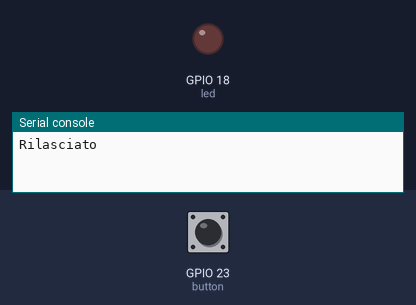
A program run on a simulated ESP32 board running MicroPython. On the bench: output pins drawn as LEDs (lit = HIGH), the last lines printed to the serial console. Wiring (from the project's diagram.json): red LED on GPIO 18, blue button on GPIO 23. Inputs (shaded band) come from the test bench; at power-on: GPIO 23 (button) HIGH.

Above: at 1.2 s.
1.3 s: GPIO 23 (button) pulled LOW for 0.15 s
At 1.38 s:
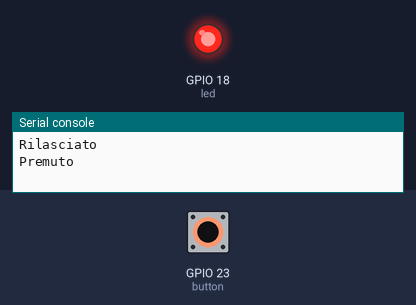
2.9 s: GPIO 23 (button) pulled LOW for 3.2 s
At 7.5 s:
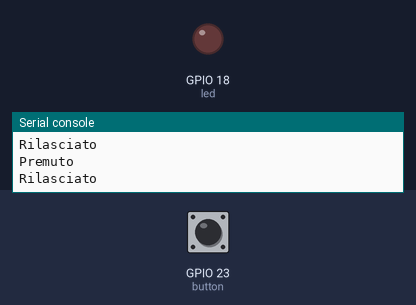
Timing chart, 0 to 9.0 s (numbered marks = the images above; inputs shaded):
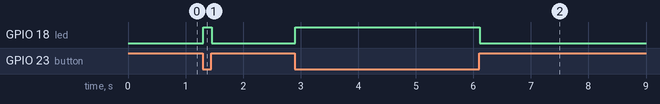

Measured:
- after the input at 1.3 s, GPIO 18 (led): LOW → HIGH at once, → LOW 0.15 s later
- after the input at 2.9 s, GPIO 18 (led): LOW → HIGH at once, → LOW 3.2 s later

The program:

main.py
```python
from machine import Pin
from time import sleep_ms

led = Pin(18, Pin.OUT, value=0)
button = Pin(23, Pin.IN, Pin.PULL_UP)
previous_reading = -1        # Forza la stampa della prima lettura.

while True:
    reading = button.value()
    pressed = (reading == 0)  # Pulsante attivo basso.
    led.value(1 if pressed else 0)
    if reading != previous_reading:
        print("Premuto" if pressed else "Rilasciato")
        previous_reading = reading
    sleep_ms(10)             # Lettura periodica; non e' un debounce.
```
